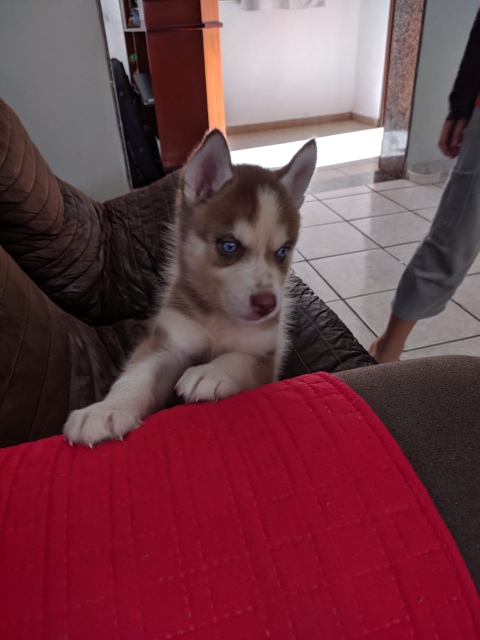
#> input picture OpenCV Python/joe.jpeg, 959 x 1280 px, found by its file name (shown at 1/2 size)
$ python 'openCV 1.py'
#> lines starting #> are read from the running program, lines starting #| are printed output that depends on the picture
import cv2 as cv
img = cv.imread("opencv\joe.jpeg",-1)
#> img is the input picture: shape (1280, 959, 3); mean B, G, R 71.7, 61.7, 112
img = cv.resize(img,(0,0),fx=0.5,fy=0.5)
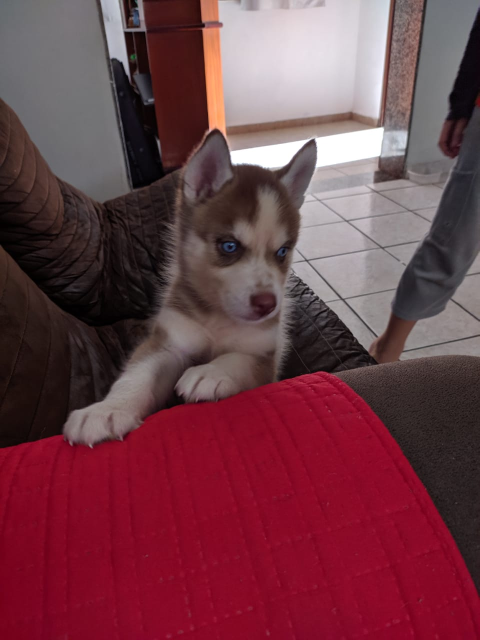
#> img: shape (640, 480, 3); mean B, G, R 71.8, 61.9, 112.1
img = cv.rotate(img,cv.ROTATE_90_COUNTERCLOCKWISE)
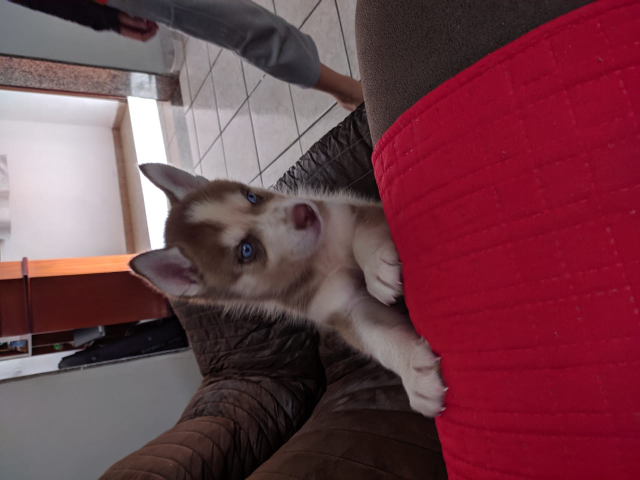
#> img: shape (480, 640, 3); mean B, G, R 71.8, 61.9, 112.1
cv.imwrite('opencv\joecerto.png',img)
print(img[0][0][0])
#| 128
cv.imshow('Image',img)
cv.waitKey(0)
'cv.destroyAllWindows()'
